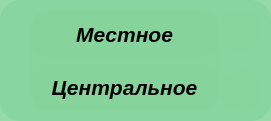
     <widget class="QFrame" name="frame_5">
      <property name="geometry">
       <rect>
        <x>930</x>
        <y>10</y>
        <width>271</width>
        <height>121</height>
       </rect>
      </property>
      <property name="styleSheet">
       <string notr="true">background-color: rgb(135, 212, 157,220); border-radius: 20</string>
      </property>
      <property name="frameShape">
       <enum>QFrame::StyledPanel</enum>
      </property>
      <property name="frameShadow">
       <enum>QFrame::Raised</enum>
      </property>
      <widget class="QLabel" name="label_44">
       <property name="geometry">
        <rect>
         <x>220</x>
         <y>10</y>
         <width>41</width>
         <height>41</height>
        </rect>
       </property>
       <property name="text">
        <string/>
       </property>
       <property name="pixmap">
        <pixmap resource="newprefix.qrc">:/newPrefix/png/blue-led-on.png</pixmap>
       </property>
       <property name="scaledContents">
        <bool>true</bool>
       </property>
      </widget>
      <widget class="QLabel" name="label_45">
       <property name="geometry">
        <rect>
         <x>220</x>
         <y>70</y>
         <width>41</width>
         <height>41</height>
        </rect>
       </property>
       <property name="text">
        <string/>
       </property>
       <property name="pixmap">
        <pixmap resource="newprefix.qrc">:/newPrefix/png/blue-led-on.png</pixmap>
       </property>
       <property name="scaledContents">
        <bool>true</bool>
       </property>
      </widget>
      <widget class="QWidget" name="layoutWidget">
       <property name="geometry">
        <rect>
         <x>30</x>
         <y>10</y>
         <width>189</width>
         <height>101</height>
        </rect>
       </property>
       <layout class="QVBoxLayout" name="verticalLayout_3">
        <item>
         <widget class="QLabel" name="label_42">
          <property name="font">
           <font>
            <family>Arial</family>
            <pointsize>16</pointsize>
            <weight>75</weight>
            <italic>true</italic>
            <bold>true</bold>
           </font>
          </property>
          <property name="styleSheet">
           <string notr="true">background-color: rgb(135, 212, 157,220); border-radius: 20</string>
          </property>
          <property name="text">
           <string>Местное</string>
          </property>
          <property name="alignment">
           <set>Qt::AlignCenter</set>
          </property>
         </widget>
        </item>
        <item>
         <widget class="QLabel" name="label_43">
          <property name="font">
           <font>
            <family>Arial</family>
            <pointsize>16</pointsize>
            <weight>75</weight>
            <italic>true</italic>
            <bold>true</bold>
           </font>
          </property>
          <property name="styleSheet">
           <string notr="true">background-color: rgb(135, 212, 157,220); border-radius: 20</string>
          </property>
          <property name="text">
           <string>Центральное</string>
          </property>
          <property name="alignment">
           <set>Qt::AlignCenter</set>
          </property>
         </widget>
        </item>
       </layout>
      </widget>
     </widget>
